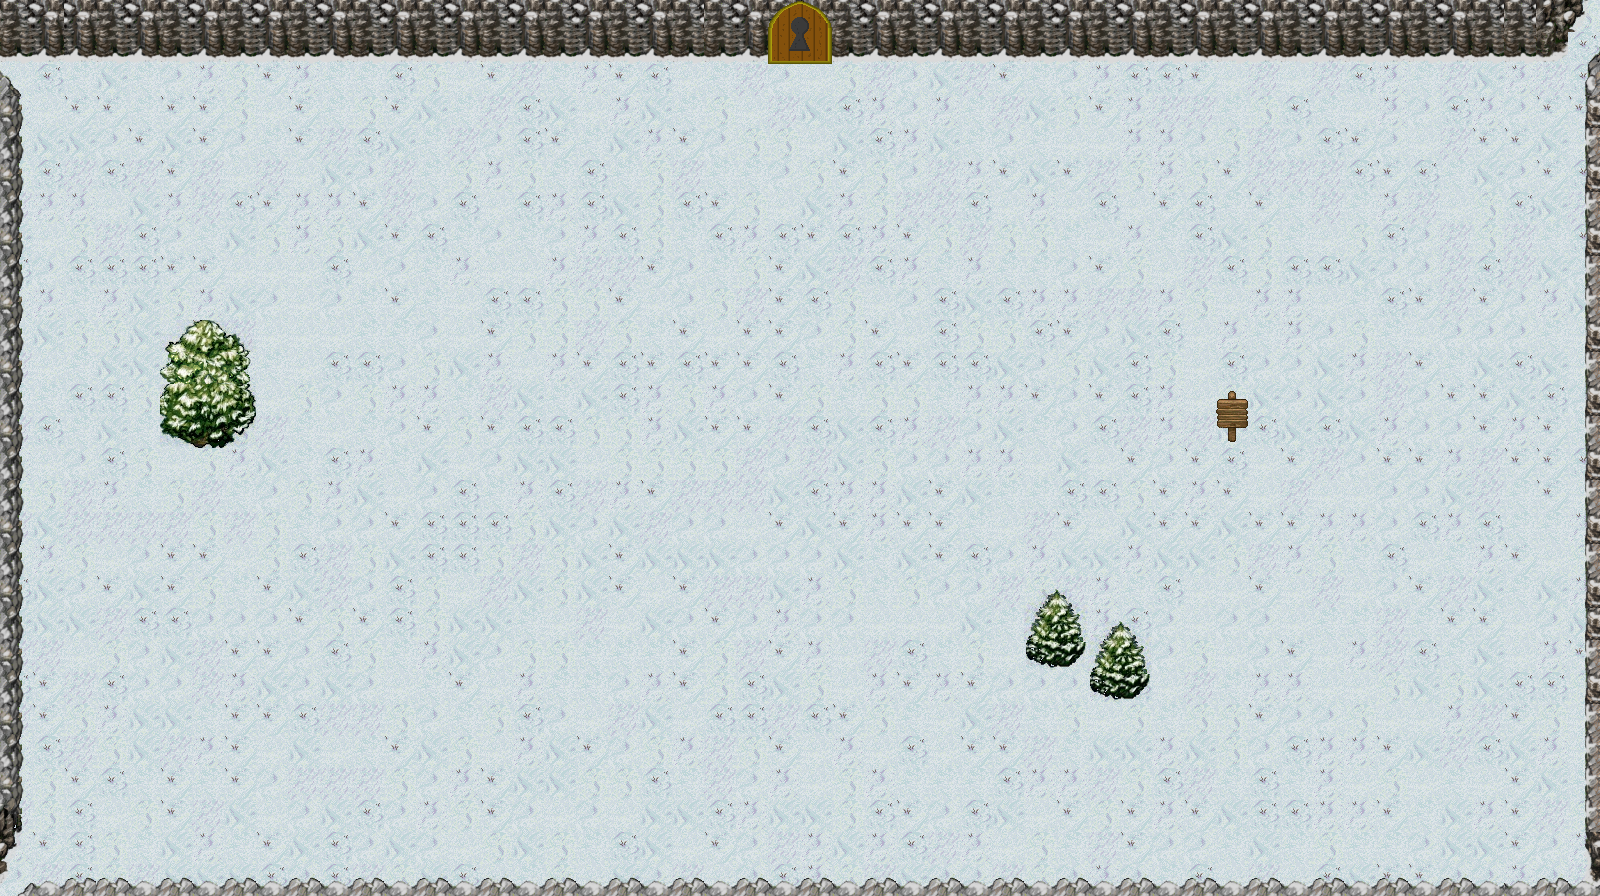

Tiled map render using the project's own tile images. Description and the map definition, with tile-layer contents summarised, below:
An orthogonal 50x28 tile map with 32x32 px tiles, 4 tile layers (Warstwa Kafelków 1, Warstwa Kafelków 3, CollisionLayer, CollisionLayer2), 4 tilesets and 7 objects.

<map version="1.0" tiledversion="1.0.3" orientation="orthogonal" renderorder="left-down" width="50" height="28" tilewidth="32" tileheight="32" nextobjectid="11">
 <tileset firstgid="1" name="snowWIP" tilewidth="32" tileheight="32" tilecount="256" columns="16">
  <image source="snowWIP.png" trans="000000" width="512" height="512" />
  <tile id="1">
   <properties>
    <property name="blocked" value="" />
   </properties>
  </tile>
  <tile id="2">
   <properties>
    <property name="blocked" value="" />
   </properties>
  </tile>
  <tile id="3">
   <properties>
    <property name="blocked" value="" />
   </properties>
  </tile>
  <tile id="4">
   <properties>
    <property name="blocked" value="" />
   </properties>
  </tile>
  <tile id="7">
   <properties>
    <property name="blocked" value="" />
   </properties>
  </tile>
  <tile id="8">
   <properties>
    <property name="blocked" value="" />
   </properties>
  </tile>
  <tile id="16">
   <properties>
    <property name="blocked" value="" />
   </properties>
  </tile>
  <tile id="17">
   <properties>
    <property name="blocked" value="" />
   </properties>
  </tile>
  <tile id="18">
   <properties>
    <property name="blocked" value="" />
   </properties>
  </tile>
  <tile id="19">
   <properties>
    <property name="blocked" value="" />
   </properties>
  </tile>
  <tile id="20">
   <properties>
    <property name="blocked" value="" />
   </properties>
  </tile>
  <tile id="21">
   <properties>
    <property name="blocked" value="" />
   </properties>
  </tile>
  <tile id="22">
   <properties>
    <property name="blocked" value="" />
   </properties>
  </tile>
  <tile id="23">
   <properties>
    <property name="blocked" value="" />
   </properties>
  </tile>
  <tile id="24">
   <properties>
    <property name="blocked" value="" />
   </properties>
  </tile>
  <tile id="25">
   <properties>
    <property name="blocked" value="" />
   </properties>
  </tile>
  <tile id="32">
   <properties>
    <property name="blocked" value="" />
   </properties>
  </tile>
  <tile id="33">
   <properties>
    <property name="blocked" value="" />
   </properties>
  </tile>
  <tile id="34">
   <properties>
    <property name="blocked" value="" />
   </properties>
  </tile>
  <tile id="35">
   <properties>
    <property name="blocked" value="" />
   </properties>
  </tile>
  <tile id="36">
   <properties>
    <property name="blocked" value="" />
   </properties>
  </tile>
  <tile id="37">
   <properties>
    <property name="blocked" value="" />
   </properties>
  </tile>
  <tile id="38">
   <properties>
    <property name="blocked" value="" />
   </properties>
  </tile>
  <tile id="39">
   <properties>
    <property name="blocked" value="" />
   </properties>
  </tile>
  <tile id="40">
   <properties>
    <property name="blocked" value="" />
   </properties>
  </tile>
  <tile id="41">
   <properties>
    <property name="blocked" value="" />
   </properties>
  </tile>
  <tile id="48">
   <properties>
    <property name="blocked" value="" />
   </properties>
  </tile>
  <tile id="49">
   <properties>
    <property name="blocked" value="" />
   </properties>
  </tile>
  <tile id="50">
   <properties>
    <property name="blocked" value="" />
   </properties>
  </tile>
  <tile id="51">
   <properties>
    <property name="blocked" value="" />
   </properties>
  </tile>
  <tile id="52">
   <properties>
    <property name="blocked" value="" />
   </properties>
  </tile>
  <tile id="53">
   <properties>
    <property name="blocked" value="" />
   </properties>
  </tile>
  <tile id="54">
   <properties>
    <property name="blocked" value="" />
   </properties>
  </tile>
  <tile id="55">
   <properties>
    <property name="blocked" value="" />
   </properties>
  </tile>
  <tile id="56">
   <properties>
    <property name="blocked" value="" />
   </properties>
  </tile>
  <tile id="57">
   <properties>
    <property name="blocked" value="" />
   </properties>
  </tile>
  <tile id="64">
   <properties>
    <property name="blocked" value="" />
   </properties>
  </tile>
  <tile id="65">
   <properties>
    <property name="blocked" value="" />
   </properties>
  </tile>
  <tile id="66">
   <properties>
    <property name="blocked" value="" />
   </properties>
  </tile>
  <tile id="67">
   <properties>
    <property name="blocked" value="" />
   </properties>
  </tile>
  <tile id="68">
   <properties>
    <property name="blocked" value="" />
   </properties>
  </tile>
  <tile id="69">
   <properties>
    <property name="blocked" value="" />
   </properties>
  </tile>
  <tile id="70">
   <properties>
    <property name="blocked" value="" />
   </properties>
  </tile>
  <tile id="71">
   <properties>
    <property name="blocked" value="" />
   </properties>
  </tile>
  <tile id="72">
   <properties>
    <property name="blocked" value="" />
   </properties>
  </tile>
  <tile id="73">
   <properties>
    <property name="blocked" value="" />
   </properties>
  </tile>
  <tile id="80">
   <properties>
    <property name="blocked" value="" />
   </properties>
  </tile>
  <tile id="81">
   <properties>
    <property name="blocked" value="" />
   </properties>
  </tile>
  <tile id="82">
   <properties>
    <property name="blocked" value="" />
   </properties>
  </tile>
  <tile id="83">
   <properties>
    <property name="blocked" value="" />
   </properties>
  </tile>
  <tile id="84">
   <properties>
    <property name="blocked" value="" />
   </properties>
  </tile>
  <tile id="85">
   <properties>
    <property name="blocked" value="" />
   </properties>
  </tile>
  <tile id="86">
   <properties>
    <property name="blocked" value="" />
   </properties>
  </tile>
  <tile id="87">
   <properties>
    <property name="blocked" value="" />
   </properties>
  </tile>
  <tile id="88">
   <properties>
    <property name="blocked" value="" />
   </properties>
  </tile>
  <tile id="89">
   <properties>
    <property name="blocked" value="" />
   </properties>
  </tile>
  <tile id="96">
   <properties>
    <property name="blocked" value="" />
   </properties>
  </tile>
  <tile id="97">
   <properties>
    <property name="blocked" value="" />
   </properties>
  </tile>
  <tile id="98">
   <properties>
    <property name="blocked" value="" />
   </properties>
  </tile>
  <tile id="99">
   <properties>
    <property name="blocked" value="" />
   </properties>
  </tile>
  <tile id="100">
   <properties>
    <property name="blocked" value="" />
   </properties>
  </tile>
  <tile id="101">
   <properties>
    <property name="blocked" value="" />
   </properties>
  </tile>
  <tile id="102">
   <properties>
    <property name="blocked" value="" />
   </properties>
  </tile>
  <tile id="103">
   <properties>
    <property name="blocked" value="" />
   </properties>
  </tile>
  <tile id="104">
   <properties>
    <property name="blocked" value="" />
   </properties>
  </tile>
  <tile id="105">
   <properties>
    <property name="blocked" value="" />
   </properties>
  </tile>
  <tile id="112">
   <properties>
    <property name="blocked" value="" />
   </properties>
  </tile>
  <tile id="113">
   <properties>
    <property name="blocked" value="" />
   </properties>
  </tile>
  <tile id="114">
   <properties>
    <property name="blocked" value="" />
   </properties>
  </tile>
  <tile id="115">
   <properties>
    <property name="blocked" value="" />
   </properties>
  </tile>
  <tile id="116">
   <properties>
    <property name="blocked" value="" />
   </properties>
  </tile>
  <tile id="118">
   <properties>
    <property name="blocked" value="" />
   </properties>
  </tile>
  <tile id="119">
   <properties>
    <property name="blocked" value="" />
   </properties>
  </tile>
  <tile id="128">
   <properties>
    <property name="blocked" value="" />
   </properties>
  </tile>
  <tile id="129">
   <properties>
    <property name="blocked" value="" />
   </properties>
  </tile>
  <tile id="130">
   <properties>
    <property name="blocked" value="" />
   </properties>
  </tile>
  <tile id="131">
   <properties>
    <property name="blocked" value="" />
   </properties>
  </tile>
  <tile id="132">
   <properties>
    <property name="blocked" value="" />
   </properties>
  </tile>
  <tile id="133">
   <properties>
    <property name="blocked" value="" />
   </properties>
  </tile>
  <tile id="134">
   <properties>
    <property name="blocked" value="" />
   </properties>
  </tile>
  <tile id="135">
   <properties>
    <property name="blocked" value="" />
   </properties>
  </tile>
  <tile id="144">
   <properties>
    <property name="blocked" value="" />
   </properties>
  </tile>
  <tile id="145">
   <properties>
    <property name="blocked" value="" />
   </properties>
  </tile>
  <tile id="146">
   <properties>
    <property name="blocked" value="" />
   </properties>
  </tile>
  <tile id="147">
   <properties>
    <property name="blocked" value="" />
   </properties>
  </tile>
  <tile id="148">
   <properties>
    <property name="blocked" value="" />
   </properties>
  </tile>
  <tile id="149">
   <properties>
    <property name="blocked" value="" />
   </properties>
  </tile>
  <tile id="150">
   <properties>
    <property name="blocked" value="" />
   </properties>
  </tile>
  <tile id="151">
   <properties>
    <property name="blocked" value="" />
   </properties>
  </tile>
  <tile id="152">
   <properties>
    <property name="blocked" value="" />
   </properties>
  </tile>
  <tile id="160">
   <properties>
    <property name="blocked" value="" />
   </properties>
  </tile>
  <tile id="161">
   <properties>
    <property name="blocked" value="" />
   </properties>
  </tile>
  <tile id="162">
   <properties>
    <property name="blocked" value="" />
   </properties>
  </tile>
  <tile id="163">
   <properties>
    <property name="blocked" value="" />
   </properties>
  </tile>
  <tile id="164">
   <properties>
    <property name="blocked" value="" />
   </properties>
  </tile>
  <tile id="165">
   <properties>
    <property name="blocked" value="" />
   </properties>
  </tile>
  <tile id="166">
   <properties>
    <property name="blocked" value="" />
   </properties>
  </tile>
  <tile id="167">
   <properties>
    <property name="blocked" value="" />
   </properties>
  </tile>
  <tile id="168">
   <properties>
    <property name="blocked" value="" />
   </properties>
  </tile>
  <tile id="176">
   <properties>
    <property name="blocked" value="" />
   </properties>
  </tile>
  <tile id="177">
   <properties>
    <property name="blocked" value="" />
   </properties>
  </tile>
  <tile id="178">
   <properties>
    <property name="blocked" value="" />
   </properties>
  </tile>
  <tile id="179">
   <properties>
    <property name="blocked" value="" />
   </properties>
  </tile>
  <tile id="180">
   <properties>
    <property name="blocked" value="" />
   </properties>
  </tile>
  <tile id="181">
   <properties>
    <property name="blocked" value="" />
   </properties>
  </tile>
  <tile id="182">
   <properties>
    <property name="blocked" value="" />
   </properties>
  </tile>
  <tile id="183">
   <properties>
    <property name="blocked" value="" />
   </properties>
  </tile>
  <tile id="184">
   <properties>
    <property name="blocked" value="" />
   </properties>
  </tile>
  <tile id="192">
   <properties>
    <property name="blocked" value="" />
   </properties>
  </tile>
  <tile id="193">
   <properties>
    <property name="blocked" value="" />
   </properties>
  </tile>
  <tile id="194">
   <properties>
    <property name="blocked" value="" />
   </properties>
  </tile>
  <tile id="195">
   <properties>
    <property name="blocked" value="" />
   </properties>
  </tile>
  <tile id="196">
   <properties>
    <property name="blocked" value="" />
   </properties>
  </tile>
  <tile id="197">
   <properties>
    <property name="blocked" value="" />
   </properties>
  </tile>
  <tile id="198">
   <properties>
    <property name="blocked" value="" />
   </properties>
  </tile>
  <tile id="199">
   <properties>
    <property name="blocked" value="" />
   </properties>
  </tile>
  <tile id="200">
   <properties>
    <property name="blocked" value="" />
   </properties>
  </tile>
  <tile id="208">
   <properties>
    <property name="blocked" value="" />
   </properties>
  </tile>
  <tile id="209">
   <properties>
    <property name="blocked" value="" />
   </properties>
  </tile>
  <tile id="210">
   <properties>
    <property name="blocked" value="" />
   </properties>
  </tile>
  <tile id="211">
   <properties>
    <property name="blocked" value="" />
   </properties>
  </tile>
  <tile id="212">
   <properties>
    <property name="blocked" value="" />
   </properties>
  </tile>
  <tile id="213">
   <properties>
    <property name="blocked" value="" />
   </properties>
  </tile>
  <tile id="214">
   <properties>
    <property name="blocked" value="" />
   </properties>
  </tile>
  <tile id="215">
   <properties>
    <property name="blocked" value="" />
   </properties>
  </tile>
  <tile id="216">
   <properties>
    <property name="blocked" value="" />
   </properties>
  </tile>
  <tile id="217">
   <properties>
    <property name="blocked" value="" />
   </properties>
  </tile>
  <tile id="218">
   <properties>
    <property name="blocked" value="" />
   </properties>
  </tile>
  <tile id="224">
   <properties>
    <property name="blocked" value="" />
   </properties>
  </tile>
  <tile id="225">
   <properties>
    <property name="blocked" value="" />
   </properties>
  </tile>
  <tile id="226">
   <properties>
    <property name="blocked" value="" />
   </properties>
  </tile>
  <tile id="227">
   <properties>
    <property name="blocked" value="" />
   </properties>
  </tile>
  <tile id="228">
   <properties>
    <property name="blocked" value="" />
   </properties>
  </tile>
  <tile id="229">
   <properties>
    <property name="blocked" value="" />
   </properties>
  </tile>
  <tile id="230">
   <properties>
    <property name="blocked" value="" />
   </properties>
  </tile>
  <tile id="231">
   <properties>
    <property name="blocked" value="" />
   </properties>
  </tile>
  <tile id="232">
   <properties>
    <property name="blocked" value="" />
   </properties>
  </tile>
  <tile id="233">
   <properties>
    <property name="blocked" value="" />
   </properties>
  </tile>
  <tile id="234">
   <properties>
    <property name="blocked" value="" />
   </properties>
  </tile>
  <tile id="240">
   <properties>
    <property name="blocked" value="" />
   </properties>
  </tile>
  <tile id="241">
   <properties>
    <property name="blocked" value="" />
   </properties>
  </tile>
  <tile id="242">
   <properties>
    <property name="blocked" value="" />
   </properties>
  </tile>
  <tile id="243">
   <properties>
    <property name="blocked" value="" />
   </properties>
  </tile>
  <tile id="244">
   <properties>
    <property name="blocked" value="" />
   </properties>
  </tile>
  <tile id="245">
   <properties>
    <property name="blocked" value="" />
   </properties>
  </tile>
  <tile id="246">
   <properties>
    <property name="blocked" value="" />
   </properties>
  </tile>
  <tile id="247">
   <properties>
    <property name="blocked" value="" />
   </properties>
  </tile>
  <tile id="248">
   <properties>
    <property name="blocked" value="" />
   </properties>
  </tile>
  <tile id="249">
   <properties>
    <property name="blocked" value="" />
   </properties>
  </tile>
  <tile id="250">
   <properties>
    <property name="blocked" value="" />
   </properties>
  </tile>
 </tileset>
 <tileset firstgid="257" source="openDoors.tsx" />
 <tileset firstgid="273" source="closedDoors.tsx" />
 <tileset firstgid="289" source="t1.tsx" />
 <layer name="Warstwa Kafelków 1" width="50" height="28">
  <data>[1400 cells, 1400 non-empty, 9 distinct tile ids]</data>
 </layer>
 <layer name="Warstwa Kafelków 3" width="50" height="28">
  <data>[1400 cells, 9 non-empty, 9 distinct tile ids]</data>
 </layer>
 <layer name="CollisionLayer" width="50" height="28">
  <data>[1400 cells, 1400 non-empty, 44 distinct tile ids]</data>
 </layer>
 <layer name="CollisionLayer2" width="50" height="28">
  <data>[1400 cells, 1400 non-empty, 1 distinct tile ids]</data>
 </layer>
 <objectgroup name="EventLayer">
  <object id="1" x="1409" y="759.5" width="170" height="121">
   <properties>
    <property name="active" value="" />
    <property name="warp" value="map5" />
   </properties>
  </object>
  <object id="2" x="370" y="644">
   <properties>
    <property name="spawn" value="player" />
   </properties>
  </object>
  <object id="3" x="140" y="658">
   <properties>
    <property name="spawn" value="player" />
   </properties>
  </object>
  <object id="4" x="140" y="804">
   <properties>
    <property name="spawn" value="player" />
   </properties>
  </object>
  <object id="5" x="388" y="814">
   <properties>
    <property name="spawn" value="player" />
   </properties>
  </object>
  <object id="7" x="701" y="383">
   <properties>
    <property name="enemy" value="Schopenhauer" />
   </properties>
  </object>
  <object id="10" x="1379" y="756">
   <properties>
    <property name="enemy" value="Poe" />
   </properties>
  </object>
 </objectgroup>
</map>
